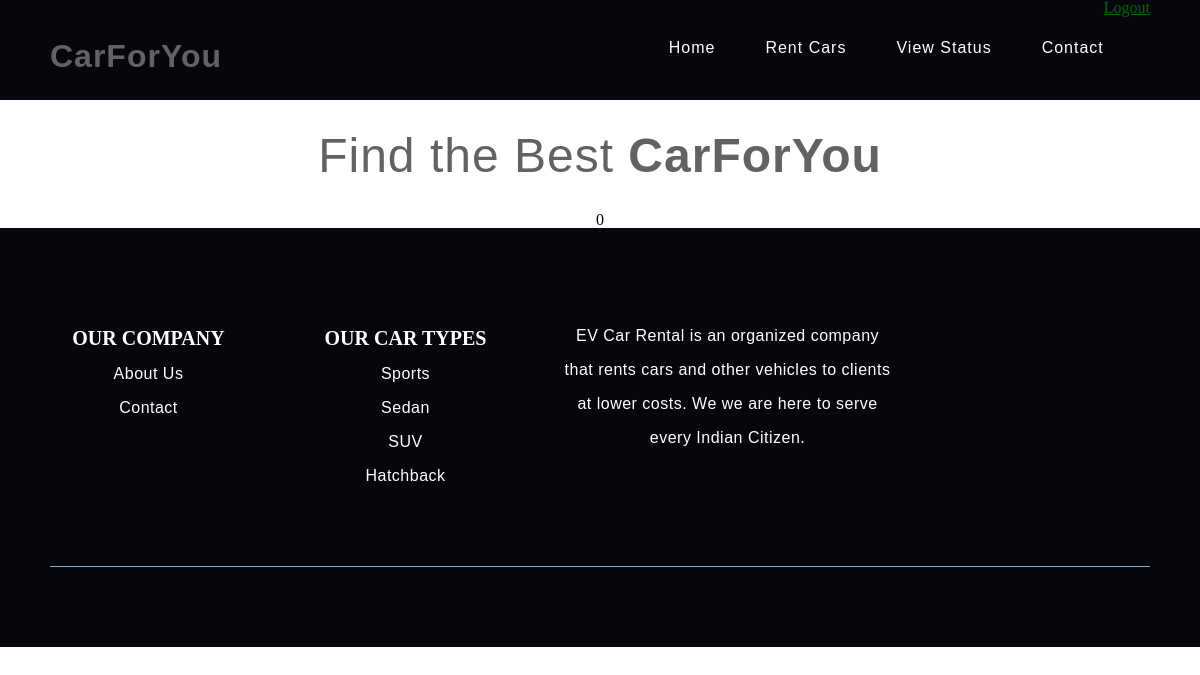
/status.php?id=aaa@gmail.com (signed in), run on an earlier commit of the app's database.
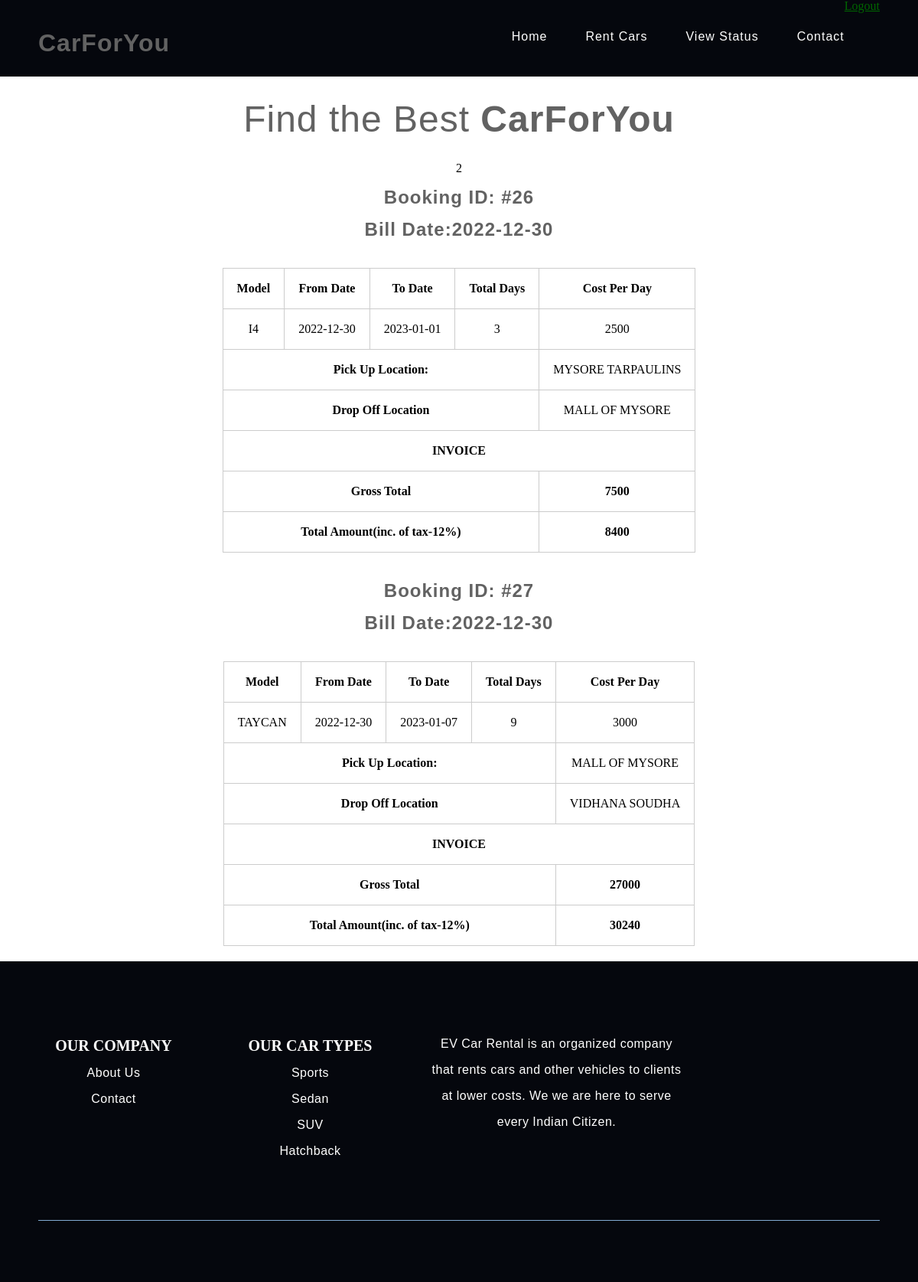
And on a later commit of the database.
### tables this page shows
CREATE TABLE `billing_details` (
  `BILL_ID` int(11) NOT NULL,
  `DL_NUM` varchar(10) NOT NULL,
  `NAME` varchar(30) DEFAULT NULL,
  `BOOKING_ID` int(11) NOT NULL,
  `BILL_DATE` date NOT NULL,
  `MODEL_NAME` varchar(30) DEFAULT NULL,
  `FROM_DATE` date DEFAULT NULL,
  `TO_DATE` date DEFAULT NULL,
  `NO_OF_DAYS` int(11) NOT NULL,
  `CPD` int(11) DEFAULT NULL,
  `PICK_LOC` char(30) DEFAULT NULL,
  `DROP_LOC` char(30) DEFAULT NULL,
  `GROSS_TOTAL` int(11) NOT NULL,
  `TOTAL_AMOUNT` int(11) NOT NULL
);

### status.php (the view, shortened to what this page needs)
<!DOCTYPE html>
<html lang="en">
<head>
	<link rel="stylesheet" type="text/css" href="css/reset.css">
	<link rel="stylesheet" type="text/css" href="css/responsive.css">
</head>
<body>
	<section class="">
		<?php
		include 'header.php';?>
	</section>
	<?php include 'includes/config.php';
	?>
	<section class="caption">
		<h1 style="text-align: center; font-size:xxx-large;"><span style="font-weight: 100;">Find the Best </span>CarForYou</h1>
		<?php
		$view1 = "SELECT * FROM customer_details WHERE EMAIL_ID='$_GET[id]'";
		$v1 = $conn->query($view1);
		$vw1 = $v1->fetch_assoc();
		$dlnum = $vw1['DL_NUMBER'];
		$view2 = "SELECT * FROM billing_details WHERE DL_NUM='$dlnum'";
		$v2 = $conn->query($view2);
		$view3 = "SELECT count(*) FROM billing_details WHERE DL_NUM='$dlnum'";
		$v3 = $conn->query($view3);
		$row = $v3->fetch_row();
		echo $row[0];
		?>
		<?php
		while($vw2 = $v2->fetch_assoc()){
			$bookid=$vw2['BOOKING_ID'];
			$billdate=$vw2['BILL_DATE'];
			$model=$vw2['MODEL_NAME'];
			$fromdate=$vw2['FROM_DATE'];
			$todate=$vw2['TO_DATE'];
			$numDays=$vw2['NO_OF_DAYS'];
			$cpd=$vw2['CPD'];
			$pickloc=$vw2['PICK_LOC'];
			$droploc=$vw2['DROP_LOC'];
			$gross=$vw2['GROSS_TOTAL'];
			$total=$vw2['TOTAL_AMOUNT'];
			?>
				<h2><?php echo 'Booking ID: #' . $bookid?></h2>
				<h2><?php echo 'Bill Date:'. $billdate  ?></h2>
				<div class="cal">
				<table class="invc">
						<tr>
							<th>Model</th>
							<th>From Date</th>
							<th>To Date</th>
							<th>Total Days</th>
							<th>Cost Per Day</th>
						</tr>
						<tr>
							<td><?php echo $model ?></td>
							<td><?php echo '' . $fromdate ?></td>
							<td><?php echo '' . $todate ?></td>
							<td><?php echo '' . $numDays ?></td>
							<td><?php echo '' . $cpd ?></td>
						</tr>
						<tr>
							<th colspan="4" style="text-align:center;">Pick Up Location:</th>
							<td><?php echo '' . $pickloc ?></td>
						</tr>
						<tr>
							<th colspan="4" style="text-align:center;">Drop Off Location</th>
							<td><?php echo '' . $droploc ?></td>
						</tr>
						<tr>
							<th colspan="5" style="text-align:center;"> INVOICE</th>
						</tr>
						<tr>
							<th colspan="4" style="text-align:center;">Gross Total</th>
							<th><?php echo '' . $gross ?></th>
						</tr>
						<tr>
							<th colspan="4" style="text-align:center;">Total Amount(inc. of tax-12%)</th>
							<th><?php echo '' . $total ?></th>
						</tr>
					</table>
				</div>
				<?php
			}
		?>
	</section>
	<?php
	include 'footer.php';
	?>
</body>
</html>

### header.php (shortened to what this page needs)
<header>
			<div class="wrapper">
				<h1 class="logo">CarForYou</h1>
				<nav>
					<?php
						if (!isset($_SESSION['email']) || !isset($_SESSION['pass'])){
					?>
					<ul>
						<li><a href="index.php">Home</a></li>
						<li><a href="rentcars.php">Rent Cars</a></li>
						<li><a href="#">About</a></li>
						<li><a href="#">Contact</a></li>
					</ul>
					<a href="account.php">Client Login</a>
					<a href="login.php">Admin Login</a>
					<?php
						} else{
					?>
							<ul>
								<li><a href="index.php?id=<?php echo $_SESSION['email'] ?>">Home</a></li>
								<li><a href="rentcars.php?id=<?php echo $_SESSION['email'] ?>">Rent Cars</a></li>
								<li><a href="status.php?id=<?php echo $_SESSION['email'] ?>">View Status</a></li>
								<li><a href="contact.php??id=<?php echo $_SESSION['email'] ?>">Contact</a></li>
							</ul>
					<a href="logout.php">Logout</a>
					<?php
						}
					?>
				</nav>
			</div>
		</header>

### footer.php
<footer>
		<div class="wrapper footer">
			<ul>
				<li class="links">
					<ul>
						<li style="color: #fff; font-weight: bold;">OUR COMPANY</li>
						<li><a href="#">About Us</a></li>
						<li><a href="#">Contact</a></li>
					</ul>
				</li>
				<li class="links">
					<ul>
						<li style="color: #fff; font-weight: bold;">OUR CAR TYPES</li>
						<li><a href="#">Sports</a></li>
						<li><a href="#">Sedan</a></li>
						<li><a href="#">SUV</a></li>
						<li><a href="#">Hatchback</a></li>
					</ul>
				</li>
				<li class="about">
					<p>EV Car Rental is an organized company that rents cars and other vehicles to clients at lower costs. We we are here to serve every Indian Citizen.</p>
					<ul>
						<li><a href="http://facebook.com/sonko" class="facebook" target="_blank"></a></li>
						<li><a href="http://twitter.com/sonko" class="twitter" target="_blank"></a></li>
						<li><a href="http://plus.google.com/+sonko" class="google" target="_blank"></a></li>
						<li><a href="#" class="skype"></a></li>
					</ul>
				</li>
			</ul>
		</div>
		<div class="copyrights wrapper">
		</div>
	</footer>

### css/responsive.css (style rules this page uses)
body { background: #fff; }
.wrapper { max-width: 1100px; margin: 0 auto; position: relative; }
h1, h2, h3, h4, h5, h6 { color: #626262; font-family: "lato-regular", Helvetica, Arial, sans-serif; letter-spacing: 1px; }
h1 { font-size: 2em; margin: .67em 0 }
h2 { font-size: 1.5em; margin: .75em 0 }
h1, h2, h3, h4, h5, h6 { font-weight: bolder }
header { width: 100%; height: 100px; background: #05070d; }
header .logo { margin-top: 40px; float: left; }
header nav { float: right; opacity: 1; }
header nav ul { margin-top: 40px; list-style: none; overflow: hidden; float: left; }
header nav ul li { float: left; margin-left: 50px; }
header nav ul li a, header nav .login_btn { text-decoration: none; color: #fff; font-family: "lato-regular", Helvetica, Arial, sans-serif; font-size: 16px; letter-spacing: 1px; }
footer { padding-top: 100px; background: #05070d; }
footer .footer>ul { overflow: hidden; }
footer .footer>ul>li { display: block; float: left; list-style: none; margin-right: 60px; }
footer .footer>ul>li:last-child { margin-right: 0; }
footer .footer>ul>li.links { width: 197px; }
footer ul li.links>ul>li { display: block; width: 100%; list-style: none; margin-bottom: 18px; font-size: 20px; }
footer ul li.links>ul>li:last-child { margin-bottom: 0; }
footer .footer>ul>li.links li a { text-decoration: none; display: block; color: #fff; font-family: "lato-regular", Helvetica, Arial, sans-serif; font-size: 16px; letter-spacing: .5px; text-align: center; }
footer .footer>ul>li.about { width: 327px; }
footer ul li.about p { color: #fff; font-family: "lato-regular", Helvetica, Arial, sans-serif; font-size: 16px; letter-spacing: .5px; line-height: 34px; margin-top: -9px; }
footer ul li.about>ul>li { display: inline-block; margin-right: 20px; margin-top: 30px; }
footer ul li.about>ul>li:last-child { margin-right: 0; }
footer ul li.about>ul>li a { background: url('../img/social_media.png') no-repeat; }
footer ul li.about>ul>li a.facebook { display: block; width: 10px; height: 18px; background-position: 0 0; }
footer ul li.about>ul>li a.twitter { display: block; width: 19px; height: 18px; background-position: -11px 0px; }
footer ul li.about>ul>li a.google { display: block; width: 10px; height: 18px; background-position: -31px 0px; }
footer ul li.about>ul>li a.skype { display: block; width: 17px; height: 18px; background-position: -43px 0px; }
footer .copyrights { display: block; text-align: center; padding: 40px 0; margin-top: 60px; color: #fff; font-family: "lato-regular", Helvetica, Arial, sans-serif; font-size: 14px; letter-spacing: .5px; border-top: 1px solid #82abd4; }
.cal { display: flex; }
.invc { margin: 20px auto; }
.invc tr { text-align: center; }
.invc th, .invc td { border: 1px solid #cccccc; padding: 15px; padding: 18px; }

What changed in the data, as far as the page shows it:
added billing_details: BOOKING_ID "26", BILL_DATE "2022-12-30", MODEL_NAME "I4", FROM_DATE "2022-12-30", TO_DATE "2023-01-01", NO_OF_DAYS "3", CPD "2500", PICK_LOC "MYSORE TARPAULINS", DROP_LOC "MALL OF MYSORE", GROSS_TOTAL "7500", TOTAL_AMOUNT "8400"
added billing_details: BOOKING_ID "27", BILL_DATE "2022-12-30", MODEL_NAME "TAYCAN", FROM_DATE "2022-12-30", TO_DATE "2023-01-07", NO_OF_DAYS "9", CPD "3000", PICK_LOC "MALL OF MYSORE", DROP_LOC "VIDHANA SOUDHA", GROSS_TOTAL "27000", TOTAL_AMOUNT "30240"
Also different on the page:
$row[0]: "0" → "2"
